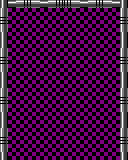

The image is a tile-based game level rendered from a .tmx file. Its description and complete source (layers, tilesets, objects, tile grids) follow:
An orthogonal 16x20 tile map with 8x8 px tiles, 3 tile layers (Background, Frame, Bricks), 3 tilesets.

<map version="1.4" tiledversion="1.4.2" orientation="orthogonal" renderorder="right-down" width="16" height="20" tilewidth="8" tileheight="8" infinite="0" nextlayerid="4" nextobjectid="1">
 <tileset firstgid="1" name="Patterns" tilewidth="8" tileheight="8" tilecount="25" columns="5">
  <image source="patterns.png" trans="ffffff" width="40" height="40" />
 </tileset>
 <tileset firstgid="26" name="Frame" tilewidth="8" tileheight="8" tilecount="6" columns="3">
  <image source="frame.png" width="24" height="16" />
 </tileset>
 <tileset firstgid="32" name="Bricks" tilewidth="16" tileheight="8" tilecount="10" columns="1">
  <image source="bricks.png" width="16" height="80" />
 </tileset>
 <layer id="1" name="Background" width="16" height="20">
  <data encoding="csv">
0,0,0,0,0,0,0,0,0,0,0,0,0,0,0,0,
0,3,3,3,3,3,3,3,3,3,3,3,3,3,3,0,
0,3,3,3,3,3,3,3,3,3,3,3,3,3,3,0,
0,3,3,3,3,3,3,3,3,3,3,3,3,3,3,0,
0,3,3,3,3,3,3,3,3,3,3,3,3,3,3,0,
0,3,3,3,3,3,3,3,3,3,3,3,3,3,3,0,
0,3,3,3,3,3,3,3,3,3,3,3,3,3,3,0,
0,3,3,3,3,3,3,3,3,3,3,3,3,3,3,0,
0,3,3,3,3,3,3,3,3,3,3,3,3,3,3,0,
0,3,3,3,3,3,3,3,3,3,3,3,3,3,3,0,
0,3,3,3,3,3,3,3,3,3,3,3,3,3,3,0,
0,3,3,3,3,3,3,3,3,3,3,3,3,3,3,0,
0,3,3,3,3,3,3,3,3,3,3,3,3,3,3,0,
0,3,3,3,3,3,3,3,3,3,3,3,3,3,3,0,
0,3,3,3,3,3,3,3,3,3,3,3,3,3,3,0,
0,3,3,3,3,3,3,3,3,3,3,3,3,3,3,0,
0,3,3,3,3,3,3,3,3,3,3,3,3,3,3,0,
0,3,3,3,3,3,3,3,3,3,3,3,3,3,3,0,
0,3,3,3,3,3,3,3,3,3,3,3,3,3,3,0,
0,3,3,3,3,3,3,3,3,3,3,3,3,3,3,0
</data>
 </layer>
 <layer id="2" name="Frame" width="16" height="20">
  <data encoding="csv">
26,29,30,31,30,29,30,31,31,30,29,30,31,30,29,26,
27,0,0,0,0,0,0,0,0,0,0,0,0,0,0,27,
28,0,0,0,0,0,0,0,0,0,0,0,0,0,0,28,
27,0,0,0,0,0,0,0,0,0,0,0,0,0,0,27,
26,0,0,0,0,0,0,0,0,0,0,0,0,0,0,26,
26,0,0,0,0,0,0,0,0,0,0,0,0,0,0,26,
27,0,0,0,0,0,0,0,0,0,0,0,0,0,0,27,
28,0,0,0,0,0,0,0,0,0,0,0,0,0,0,28,
27,0,0,0,0,0,0,0,0,0,0,0,0,0,0,27,
26,0,0,0,0,0,0,0,0,0,0,0,0,0,0,26,
26,0,0,0,0,0,0,0,0,0,0,0,0,0,0,26,
27,0,0,0,0,0,0,0,0,0,0,0,0,0,0,27,
28,0,0,0,0,0,0,0,0,0,0,0,0,0,0,28,
27,0,0,0,0,0,0,0,0,0,0,0,0,0,0,27,
26,0,0,0,0,0,0,0,0,0,0,0,0,0,0,26,
26,0,0,0,0,0,0,0,0,0,0,0,0,0,0,26,
27,0,0,0,0,0,0,0,0,0,0,0,0,0,0,27,
28,0,0,0,0,0,0,0,0,0,0,0,0,0,0,28,
27,0,0,0,0,0,0,0,0,0,0,0,0,0,0,27,
26,0,0,0,0,0,0,0,0,0,0,0,0,0,0,26
</data>
 </layer>
 <layer id="3" name="Bricks" width="16" height="20">
  <data encoding="csv">
0,0,0,0,0,0,0,0,0,0,0,0,0,0,0,0,
0,0,0,0,0,0,0,0,0,0,0,0,0,0,0,0,
0,0,0,0,0,0,0,0,0,0,0,0,0,0,0,0,
0,0,0,0,0,0,0,0,0,0,0,0,0,0,0,0,
0,0,0,0,0,0,0,0,0,0,0,0,0,0,0,0,
0,0,0,0,0,0,0,0,0,0,0,0,0,0,0,0,
0,0,0,0,0,0,0,0,0,0,0,0,0,0,0,0,
0,0,0,0,0,0,0,0,0,0,0,0,0,0,0,0,
0,0,0,0,0,0,0,0,0,0,0,0,0,0,0,0,
0,0,0,0,0,0,0,0,0,0,0,0,0,0,0,0,
0,0,0,0,0,0,0,0,0,0,0,0,0,0,0,0,
0,0,0,0,0,0,0,0,0,0,0,0,0,0,0,0,
0,0,0,0,0,0,0,0,0,0,0,0,0,0,0,0,
0,0,0,0,0,0,0,0,0,0,0,0,0,0,0,0,
0,0,0,0,0,0,0,0,0,0,0,0,0,0,0,0,
0,0,0,0,0,0,0,0,0,0,0,0,0,0,0,0,
0,0,0,0,0,0,0,0,0,0,0,0,0,0,0,0,
0,0,0,0,0,0,0,0,0,0,0,0,0,0,0,0,
0,0,0,0,0,0,0,0,0,0,0,0,0,0,0,0,
0,0,0,0,0,0,0,0,0,0,0,0,0,0,0,0
</data>
 </layer>
</map>